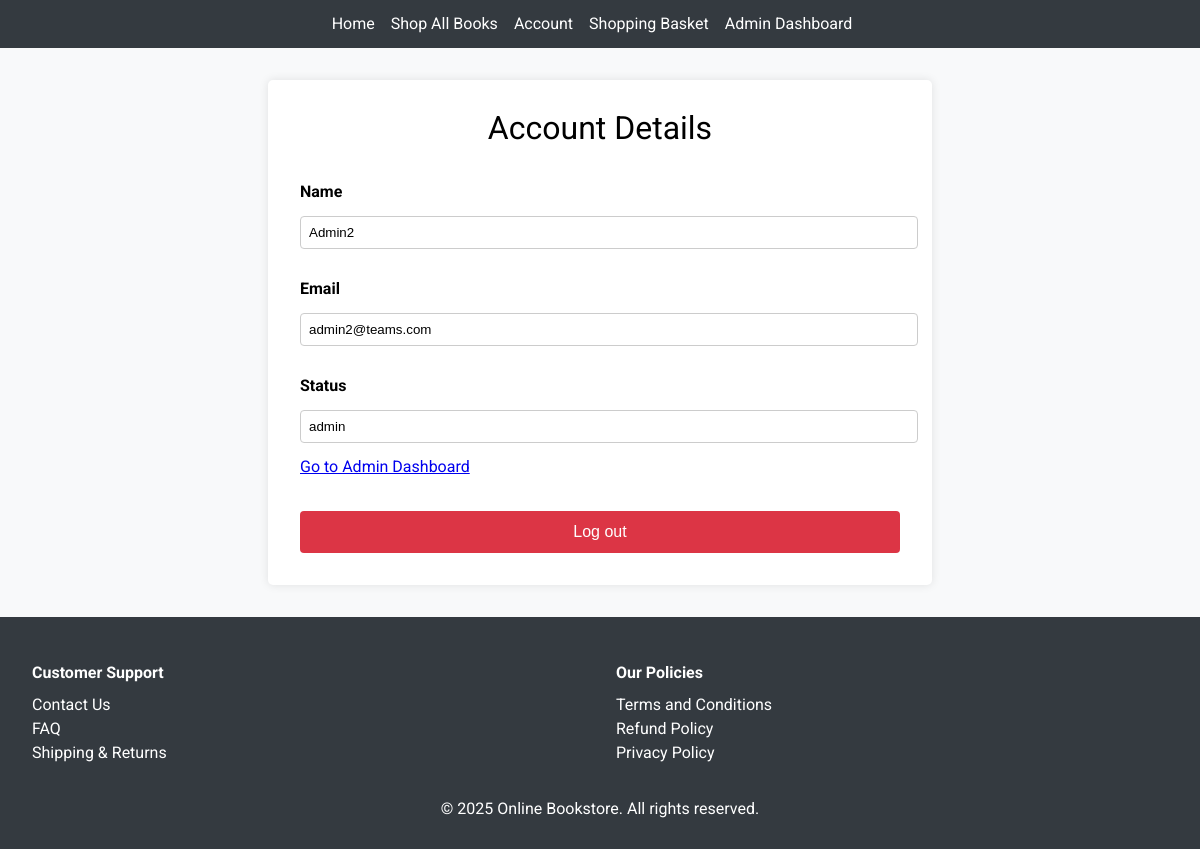
The app's page /authentication/account.php (signed in) with its own data.
### tables this page shows
CREATE TABLE `users` (
  `id` int(11) NOT NULL,
  `username` varchar(255) DEFAULT NULL,
  `email` varchar(255) NOT NULL,
  `password` varchar(255) NOT NULL,
  `user_type` enum('customer','admin') NOT NULL DEFAULT 'customer'
);

### authentication/account.php (the view, shortened to what this page needs)
<?php
include '../includes/header.inc.php';
require_once '../includes/db_connect.inc.php';
$user_id = $_SESSION['user_id'];
$stmt = $pdo->prepare('SELECT * FROM users WHERE id = :id');
$stmt->execute(['id' => $user_id]);
$user = $stmt->fetch();
?>
<main>
    <section class="account-details">
        <h2>Account Details</h2>
        <form action="" method="POST">
            <label for="name">Name</label>
            <input type="text" id="name" name="name" value="<?php echo htmlspecialchars($user['username']); ?>" readonly>
            <label for="email">Email</label>
            <input type="email" id="email" name="email" value="<?php echo htmlspecialchars($user['email']); ?>" readonly>
            <label for="status">Status</label>
            <input type="text" id="status" name="status" value="<?php echo htmlspecialchars($user['user_type']); ?>" readonly>
            <?php if ($user['user_type'] === 'customer') : ?>
                <h3>Upgrade to Admin</h3>
                <label for="admin_code">Enter Admin Code</label>
                <input type="text" id="admin_code" name="admin_code">
                <button type="submit" class = "submit">Submit</button>
            <?php else : ?>
                <a href="../admin/admin_dashboard.php" class="button">Go to Admin Dashboard</a>
            <?php endif; ?>
        </form>
        <form action="logout.php" method="POST" style="margin-top: 20px;">
            <button type="submit" class = "log-out">Log out</button>
        </form>
    </section>
</main>
<?php include '../includes/footer.inc.php'; ?>

### assets/css/styles.css (style rules this page uses)
body { font-family: 'Roboto', sans-serif; margin: 0; padding: 0; background-color: #f8f9fa; display: flex; flex-direction: column; min-height: 100vh; }
main { flex: 1; padding: 2rem; display: flex; justify-content: center; align-items: center; }
.create-account, .login, .checkout, .product-details, .shopping-cart, .order-confirmation, .account-details { max-width: 600px; width: 100%; background-color: white; padding: 2rem; border-radius: 5px; box-shadow: 0 0 10px rgba(0, 0, 0, 0.1); }
.create-account h2, .login h2, .checkout h2, .product-details h2, .shopping-cart h2, .payment h2, .order-confirmation h2, .account-details h2, .admin-dashboard h2, .book-list h2 { margin-top: 0; margin-bottom: 1.5rem; font-size: 2rem; text-align: center; }
.account-details label { display: block; margin-top: 1rem; font-weight: bold; }
.account-details input { width: 100%; padding: 0.5rem; margin-top: 0.5rem; border: 1px solid #ccc; border-radius: 4px; }
.submit, .log-out { width: 100%; padding: 0.75rem; margin-top: 1rem; border: none; border-radius: 4px; background-color: #28a745; color: white; font-size: 1rem; cursor: pointer; text-align: center; text-decoration: none; }
.log-out { background-color:#dc3545; }
form { display: flex; flex-direction: column; }
form label { margin-bottom: 0.5rem; font-weight: bold; }
form input { width: 100%; padding: 0.5rem; margin-bottom: 1rem; border: 1px solid #ccc; border-radius: 5px; }
button { background-color: #343a40; color: white; padding: 0.75rem 1.5rem; border: none; border-radius: 5px; cursor: pointer; align-self: center; }

### records on screen
users: name "Admin2", email "admin2@teams.com", status "admin"
